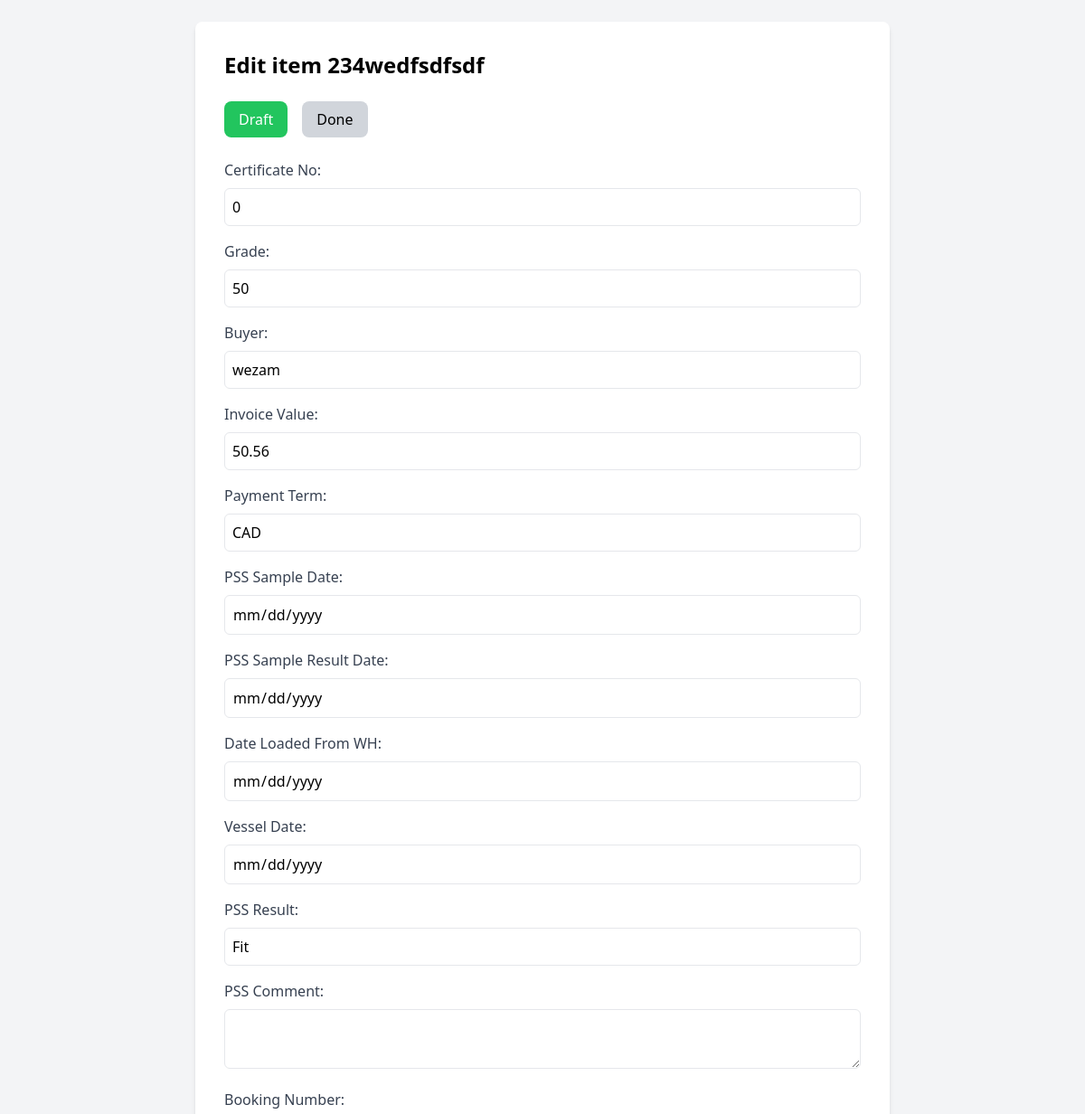
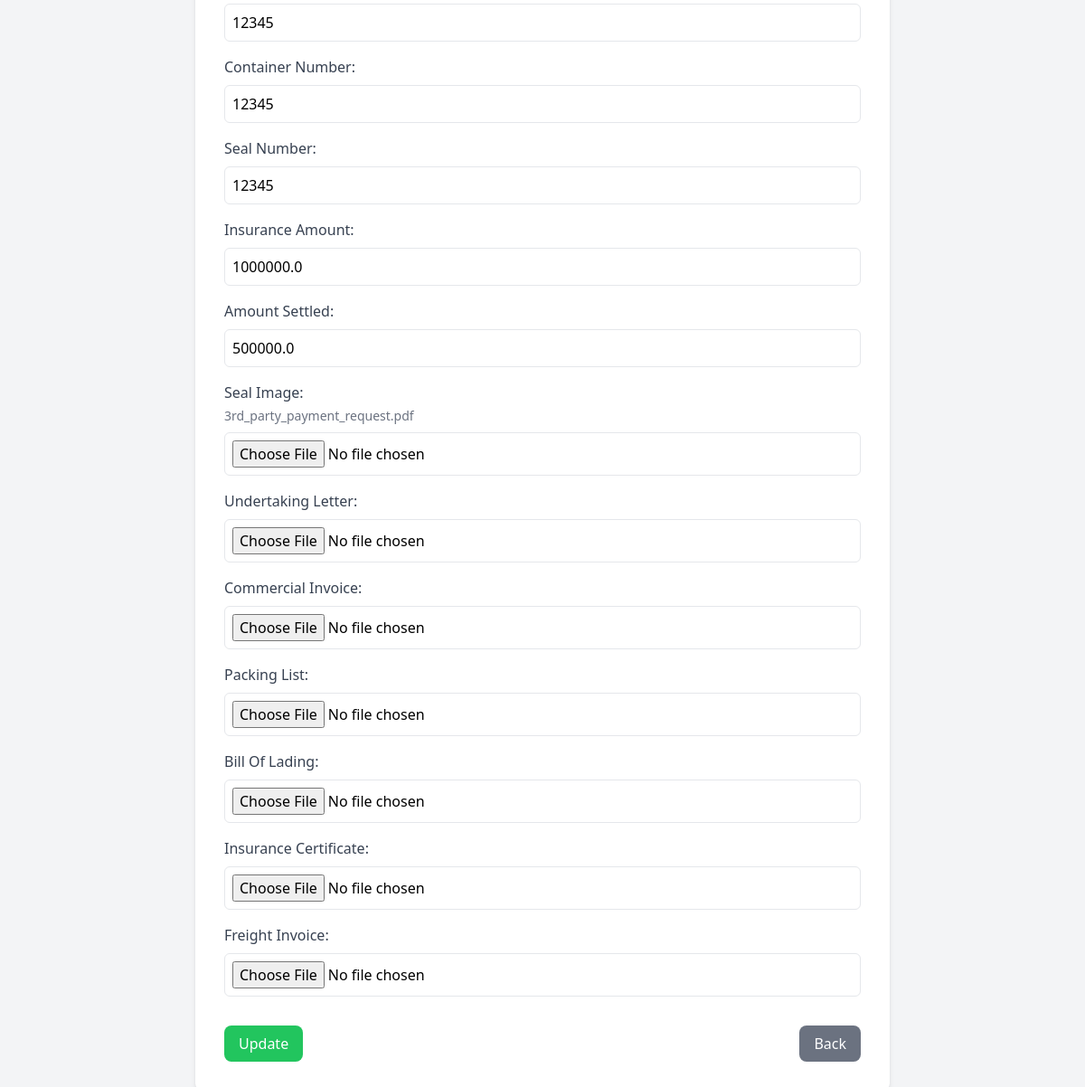
Screenshot of /edit/234wedfsdfsdf with the database file from the repository (2 pictures, top to bottom).
### app.py (models this page shows, shortened)
class FormData(db.Model):
    id = db.Column(db.Integer, primary_key=True)
    no = db.Column(db.String(100), nullable=False)
    contract_no = db.Column(db.String(100), nullable=False)
    cert_no = db.Column(db.String(100), nullable=False)
    grade = db.Column(db.String(100), nullable=False)
    buyer = db.Column(db.String(100), nullable=False)
    invoice_value = db.Column(db.Float, nullable=False)
    payment_term = db.Column(db.String(50), nullable=False)
    seal_image = db.Column(db.String(200), nullable=True)
    undertaking_image = db.Column(db.String(200), nullable=True)
    documentary_credit = db.Column(db.String(200), nullable=True)
    bags = db.Column(db.String(200), nullable=True)
    mts = db.Column(db.String(200), nullable=True)
    fcl = db.Column(db.String(200), nullable=True)
    clu_inspected_date = db.Column(db.String(200), nullable=True)
    clu_result = db.Column(db.String(200), nullable=True)
    destination = db.Column(db.String(200), nullable=True)
    permit_number = db.Column(db.String(200), nullable=True)
    lpco_number = db.Column(db.String(200), nullable=True)
    shipping_line = db.Column(db.String(200), nullable=True)
    pss_sample_date = db.Column(db.String(100), nullable=False)
    pss_sample_result_date = db.Column(db.String(100), nullable=False)
    pss_result = db.Column(db.String(50), nullable=False)
    pss_comment = db.Column(db.Text, nullable=True)
    booking_number = db.Column(db.String(100), nullable=False)
    booking_confirmation_image = db.Column(db.String(200), nullable=True)
    container_number = db.Column(db.String(100), nullable=False)
    container_image = db.Column(db.String(200), nullable=True)
    seal_number = db.Column(db.String(100), nullable=False)
    date_loaded_from_wh = db.Column(db.String(100), nullable=False)
    transitor_name = db.Column(db.String(100), nullable=False)
    transitor_operation_number = db.Column(db.String(100), nullable=False)
    insurance_company = db.Column(db.String(100), nullable=False)
    insurance_amount = db.Column(db.Float, nullable=False)
    truck_or_train_plate_number = db.Column(db.String(100), nullable=False)
    driver_phone_number = db.Column(db.String(100), nullable=False)
    djibouti_forwarder = db.Column(db.String(100), nullable=False)
    djibouti_forwarder_contact = db.Column(db.String(100), nullable=False)
    vessel_date = db.Column(db.String(100), nullable=False)
    vessel_name = db.Column(db.String(100), nullable=False)
    bill_no = db.Column(db.String(100), nullable=False)
    date_received_obl = db.Column(db.String(100), nullable=False)
    date_docs_sent_to_bank = db.Column(db.String(100), nullable=False)
    docs_awb_number = db.Column(db.String(100), nullable=False)
    date_credit_advice_received = db.Column(db.String(100), nullable=False)
    payment_status = db.Column(db.String(100), nullable=False)
    amount_settled = db.Column(db.Float, nullable=False)
    bank = db.Column(db.String(100), nullable=False)
    ecd_number = db.Column(db.String(100), nullable=False)
    status = db.Column(db.String(100), nullable=False, default='Draft')  # Status starts as Draft
    remark = db.Column(db.String(100), nullable=False)
    railway_bill_image = db.Column(db.String(200), nullable=True)
    payment_receipt_image = db.Column(db.String(200), nullable=True)
    trackway_bill_image = db.Column(db.String(200), nullable=True)
    nb_contract_image = db.Column(db.String(200), nullable=True)
    commercial_invoice_image = db.Column(db.String(200), nullable=True)
    pl_image = db.Column(db.String(200), nullable=True)
    vgm_image = db.Column(db.String(200), nullable=True)
    payment_recieptt_image = db.Column(db.String(200), nullable=True)
    created_at = db.Column(db.DateTime, default=datetime.utcnow)  # Track when form is created
    updated_at = db.Column(db.DateTime, onupdate=datetime.utcnow)  # Track when form is updated

### app.py (the view, shortened to what this page needs)
@app.route('/edit/<string:contract_no>', methods=['GET', 'POST'])
def edit_item(contract_no):
    form_data = FormData.query.filter_by(contract_no=contract_no).first()
    return render_template('edit_form.html', form_data=form_data)

### templates/edit_form.html (shortened to what this page needs)
<!DOCTYPE html>
<html lang="en">
<head>
    <script src="https://cdn.tailwindcss.com"></script>
</head>
<body class="bg-gray-100 p-6">
    <form method="POST" enctype="multipart/form-data" class="max-w-3xl mx-auto bg-white p-8 rounded-lg shadow-md">
        <h2 class="text-2xl font-bold mb-6">Edit item {{ form_data.contract_no }}</h2>
        <div class="flex mb-6">
            <div class="cursor-pointer px-4 py-2 rounded-lg text-center mr-4 {{ 'bg-green-500 text-white' if form_data.status == 'Draft' else 'bg-gray-300' }}" id="draft-status" onclick="setStatus('Draft')">
                Draft
            </div>
            <div class="cursor-pointer px-4 py-2 rounded-lg text-center {{ 'bg-green-500 text-white' if form_data.status == 'Done' else 'bg-gray-300' }}" id="done-status" onclick="setStatus('Done')">
                Done
            </div>
        </div>
        <div class="grid grid-cols-1 gap-4">
            <div>
                <label for="cert_no" class="block font-medium text-gray-700">Certificate No:</label>
                <input type="text" name="cert_no" value="{{ form_data.cert_no }}" class="w-full mt-2 p-2 border rounded-md" required>
            </div>
            <div>
                <label for="grade" class="block font-medium text-gray-700">Grade:</label>
                <input type="text" name="grade" value="{{ form_data.grade }}" class="w-full mt-2 p-2 border rounded-md" required>
            </div>
            <div>
                <label for="buyer" class="block font-medium text-gray-700">Buyer:</label>
                <input type="text" name="buyer" value="{{ form_data.buyer }}" class="w-full mt-2 p-2 border rounded-md" required>
            </div>
            <div>
                <label for="invoice_value" class="block font-medium text-gray-700">Invoice Value:</label>
                <input type="number" name="invoice_value" value="{{ form_data.invoice_value }}" class="w-full mt-2 p-2 border rounded-md" required>
            </div>
            <div>
                <label for="payment_term" class="block font-medium text-gray-700">Payment Term:</label>
                <input type="text" name="payment_term" value="{{ form_data.payment_term }}" class="w-full mt-2 p-2 border rounded-md" required>
            </div>
            <div>
                <label for="pss_sample_date" class="block font-medium text-gray-700">PSS Sample Date:</label>
                <input type="date" name="pss_sample_date" value="{{ form_data.pss_sample_date }}" class="w-full mt-2 p-2 border rounded-md" readonly>
            </div>
            <div>
                <label for="pss_sample_result_date" class="block font-medium text-gray-700">PSS Sample Result Date:</label>
                <input type="date" name="pss_sample_result_date" value="{{ form_data.pss_sample_result_date }}" class="w-full mt-2 p-2 border rounded-md" readonly>
            </div>
            <div>
                <label for="date_loaded_from_wh" class="block font-medium text-gray-700">Date Loaded From WH:</label>
                <input type="date" name="date_loaded_from_wh" value="{{ form_data.date_loaded_from_wh }}" class="w-full mt-2 p-2 border rounded-md" readonly>
            </div>
            <div>
                <label for="vessel_date" class="block font-medium text-gray-700">Vessel Date:</label>
                <input type="date" name="vessel_date" value="{{ form_data.vessel_date }}" class="w-full mt-2 p-2 border rounded-md" readonly>
            </div>
            <div>
                <label for="pss_result" class="block font-medium text-gray-700">PSS Result:</label>
                <input type="text" name="pss_result" value="{{ form_data.pss_result }}" class="w-full mt-2 p-2 border rounded-md" required>
            </div>
            <div>
                <label for="pss_comment" class="block font-medium text-gray-700">PSS Comment:</label>
                <textarea name="pss_comment" class="w-full mt-2 p-2 border rounded-md">{{ form_data.pss_comment }}</textarea>
            </div>
            <div>
                <label for="booking_number" class="block font-medium text-gray-700">Booking Number:</label>
                <input type="text" name="booking_number" value="{{ form_data.booking_number }}" class="w-full mt-2 p-2 border rounded-md" required>
            </div>
            <div>
                <label for="container_number" class="block font-medium text-gray-700">Container Number:</label>
                <input type="text" name="container_number" value="{{ form_data.container_number }}" class="w-full mt-2 p-2 border rounded-md" required>
            </div>
            <div>
                <label for="seal_number" class="block font-medium text-gray-700">Seal Number:</label>
                <input type="text" name="seal_number" value="{{ form_data.seal_number }}" class="w-full mt-2 p-2 border rounded-md" required>
            </div>
            <div>
                <label for="insurance_amount" class="block font-medium text-gray-700">Insurance Amount:</label>
                <input type="number" name="insurance_amount" value="{{ form_data.insurance_amount }}" class="w-full mt-2 p-2 border rounded-md" required>
            </div>
            <div>
                <label for="amount_settled" class="block font-medium text-gray-700">Amount Settled:</label>
                <input type="number" name="amount_settled" value="{{ form_data.amount_settled }}" class="w-full mt-2 p-2 border rounded-md" required>
            </div>
            {% for field in ['seal_image', 'undertaking_letter', 'commercial_invoice', 'packing_list', 'bill_of_lading', 'insurance_certificate', 'freight_invoice'] %}
                <div>
                    <label for="{{ field }}" class="block font-medium text-gray-700">{{ field.replace('_', ' ').title() }}:</label>
                    {% if form_data[field] %}
                        <span class="block mt-1 text-sm text-gray-500">{{ form_data[field].rsplit('/', 1)[-1] }}</span>
                    {% endif %}
                    <input type="file" name="{{ field }}" class="w-full mt-2 p-2 border rounded-md">
                </div>
            {% endfor %}
        </div>
        <div class="flex justify-between mt-8">
            <input type="submit" value="Update" class="bg-green-500 text-white py-2 px-4 rounded-lg cursor-pointer hover:bg-green-600">
            <button type="button" class="bg-gray-500 text-white py-2 px-4 rounded-lg hover:bg-gray-600" onclick="window.location.href='/list_items'">Back</button>
        </div>
    </form>
</body>
</html>

### rows the page displays
FormData: contract_no "234wedfsdfsdf", cert_no "0", grade "50", buyer "wezam", invoice_value "50.56", payment_term "CAD", pss_result "Fit", booking_number "12345", container_number "12345", seal_number "12345", insurance_amount "1000000.0", amount_settled "500000.0", seal_image "3rd_party_payment_request.pdf"

### other values shown
{{ field.replace('_', ' ').title() }} "Seal Image" "Undertaking Letter" "Commercial Invoice" "Packing List" "Bill Of Lading" "Insurance Certificate" "Freight Invoice"
